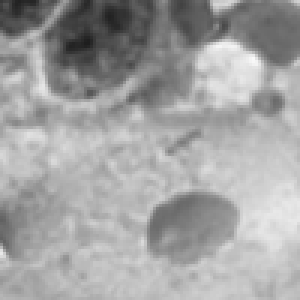
#> input picture sub-imagens/ASC-H/8140.png, 100 x 100 px, found by its file name (shown 3 times larger)
$ jupyter execute --allow-errors classificador.ipynb   (older library calls are emulated)
#> lines starting #> are read from the running program, lines starting #| are printed output that depends on the picture
#> further down, subimage is the input picture: PIL image 100x100 L; min 30, max 249, mean 161.9
Importações

[cell 1]
import pandas as pd
from PIL import Image, ImageOps
import numpy as np
import os
import matplotlib.pyplot as plt
from skimage.feature import graycomatrix, graycoprops
from skimage.measure import moments_hu
from skimage.color import rgb2hsv

Diretorios e tratamentos das planilias

[cell 2]
# Caminho para o diretório de imagens e para o arquivo CSV
image_dir = 'F:/6º Periodo/PAI/Trabalho-de-PAI/dataset'
csv_path = "F:/6º Periodo/PAI/Trabalho-de-PAI/csv's/classifications.csv"

#> (a cell that did not finish here is left out)

#> (a cell that did not finish here is left out)

Recortando as Imagens e Salvando nas pastas

[cell 5]
# [32 lines left out: function crop_subimage_with_padding, not called in this run]

[cell 6]
# Diretório para salvar as subimagens
subimage_dir = 'F:/6º Periodo/PAI/Trabalho-de-PAI/recortes/'
os.makedirs(subimage_dir, exist_ok=True)

#> (a cell that did not finish here is left out)

#> (a cell that did not finish here is left out)

Histograms

[cell 9]
def reduce_grayscale_depth(image, levels=16):
    """ Reduz a profundidade de tons de cinza para o número especificado de níveis. """
#> called with levels = 16
    factor = 256 // levels
    reduced_image = image // factor
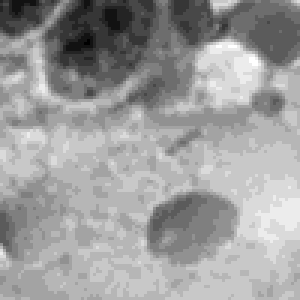
#> reduced_image: shape (100, 100) (shown 3 times larger); min 1, max 15, mean 9.65; drawn with min black and max white
    return reduced_image

[cell 10]
def plot_histogram(image, levels=16):
    """ Gera e plota o histograma da imagem com a profundidade reduzida de tons de cinza. """
    # Reduzir a profundidade dos tons de cinza
    reduced_image = reduce_grayscale_depth(np.array(image), levels)

    # Calcular o histograma
    histogram, bin_edges = np.histogram(reduced_image, bins=levels, range=(0, levels))
#> histogram = [0, 3, 83, 144, 337, 363, 570, 670, 696, 864, 1361, 2294, 1831, 566, 206, 12]; bin_edges = 17 values from 0 to 16

    # Plotar o histograma
    plt.figure(figsize=(10, 6))
    plt.bar(bin_edges[:-1], histogram, width=0.8, color='gray')
    plt.xlabel('Nível de Cinza')
    plt.ylabel('Frequência')
    plt.title('Histograma de Tons de Cinza com 16 Níveis')
    plt.xticks(bin_edges[:-1])
    plt.show()
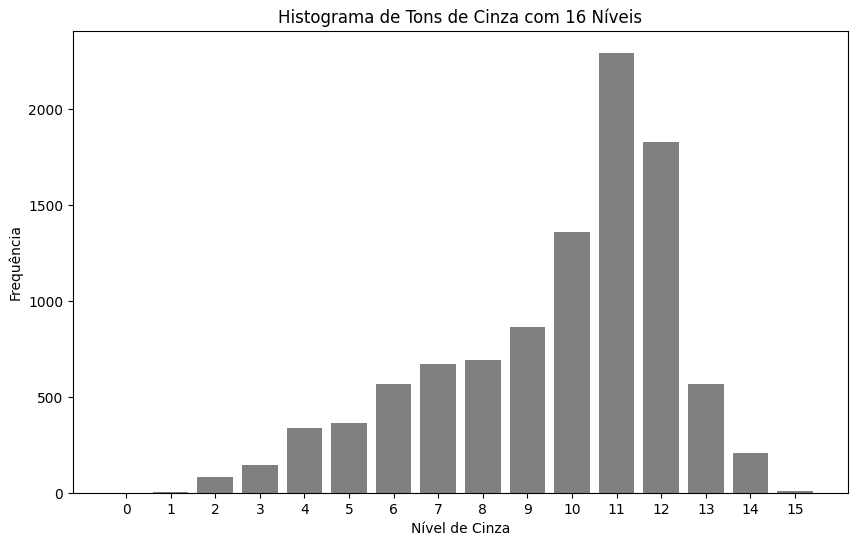
#> figure drawn by matplotlib, 1 panel; tallest bar 2294 high, from x = 10.6 to 11.4

[cell 11]
# Caminho da subimagem para análise
subimage_path = 'F:/6º Periodo/PAI/Trabalho-de-PAI/sub-imagens/ASC-H/8140.png'

# Carregar a subimagem
subimage = Image.open(subimage_path).convert('L')

# Gerar e plotar o histograma
plot_histogram(subimage, levels=16)

Implemente a funcionalidade de geração dos histogramas de cor da imagem com quantização de
16 valores para o canal H e 8 valores para o V (histograma 2D com 16*8 entradas).

[cell 12]
def quantize_channel(channel, levels):
    """ Quantiza o canal de uma imagem para o número especificado de níveis. """
    factor = 256 // levels
    quantized_channel = channel // factor
    return quantized_channel

[cell 13]
def plot_histogram_2d(image_path, h_levels=16, v_levels=8):
    """ Gera e plota o histograma 2D para os canais H e V com quantização especificada. """
#> called with h_levels = 16, v_levels = 8
    # Carregar a imagem
    subimage = Image.open(image_path).convert('RGB')
#> subimage: PIL image 100x100 RGB

    # Converter a imagem para o espaço de cores HSV
    hsv_image = subimage.convert('HSV')
#> hsv_image: PIL image 100x100 HSV; mean H, S, V 0, 0, 161.9
    hsv_array = np.array(hsv_image)

    # Separar os canais H, S e V
    h_channel, s_channel, v_channel = hsv_array[:,:,0], hsv_array[:,:,1], hsv_array[:,:,2]
#> h_channel: shape (100, 100); every value is 0

    # Quantizar os canais H e V
    h_quantized = quantize_channel(h_channel, h_levels)
    v_quantized = quantize_channel(v_channel, v_levels)

    # Calcular o histograma 2D
    histogram, x_edges, y_edges = np.histogram2d(h_quantized.flatten(), v_quantized.flatten(), bins=[h_levels, v_levels], range=[[0, h_levels], [0, v_levels]])
#> x_edges = 17 values from 0 to 16; y_edges = [0, 1, 2, 3, 4, 5, 6, 7, 8]

    # Plotar o histograma 2D
    plt.figure(figsize=(10, 6))
    plt.imshow(histogram.T, origin='lower', cmap='gray', aspect='auto')
    plt.colorbar()
    plt.xlabel('Quantização do Canal H (Hue)')
    plt.ylabel('Quantização do Canal V (Value)')
    plt.title('Histograma 2D Quantizado para Canais H e V')
    plt.xticks(np.arange(h_levels), labels=np.arange(h_levels))
    plt.yticks(np.arange(v_levels), labels=np.arange(v_levels))
    plt.show()
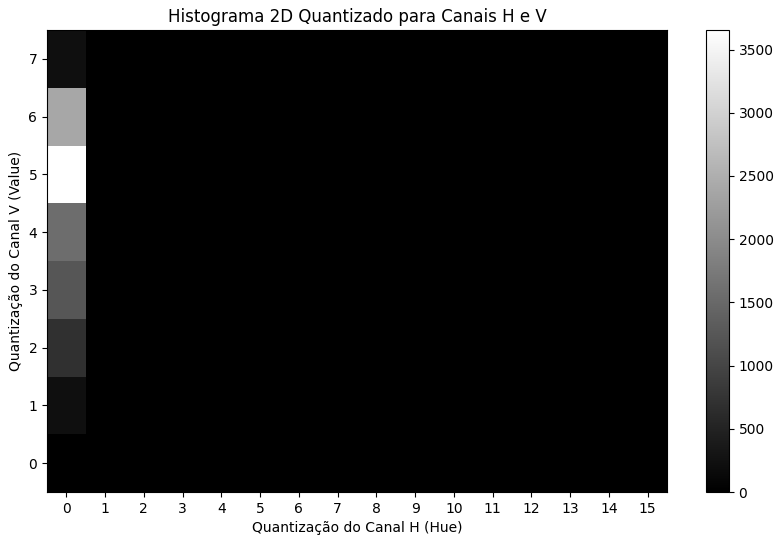
#> figure drawn by matplotlib, 2 panels
